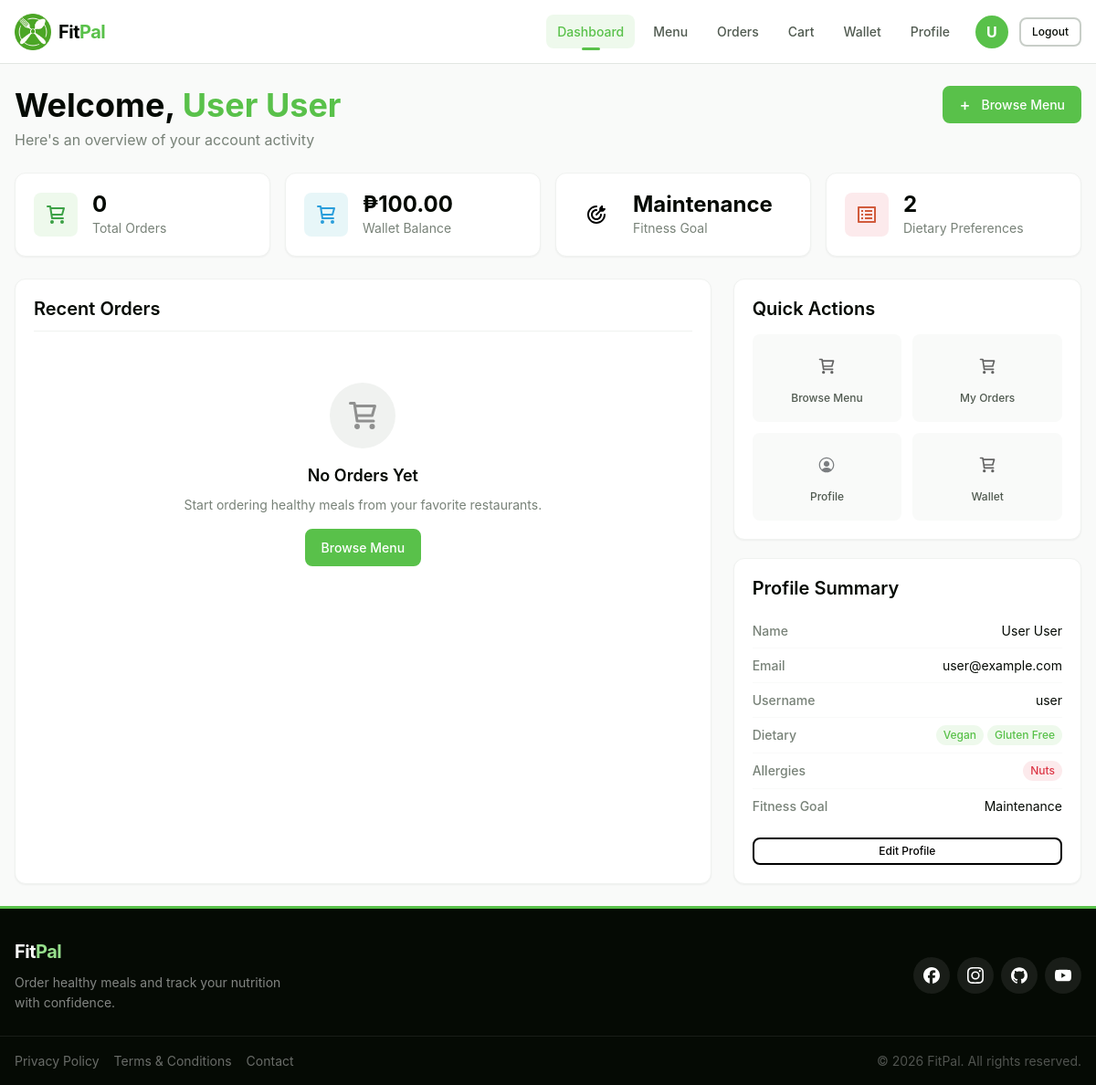
The page /customer/pages/dashboard.php (signed in) on the database its author committed.
### tables this page shows
CREATE TABLE IF NOT EXISTS customer (
    customer_id INT AUTO_INCREMENT PRIMARY KEY,
    customer_address_id INT NULL,
    first_name VARCHAR(50) NOT NULL,
    middle_name VARCHAR(50) NULL,
    last_name VARCHAR(50) NOT NULL,
    birthdate DATE NULL,
    gender VARCHAR(10) NULL CHECK (
        gender IN ('Male', 'Female', 'Other')
    ),
    email VARCHAR(100) NOT NULL UNIQUE,
    contact_number VARCHAR(15) NULL,
    username VARCHAR(30) NULL UNIQUE,
    password VARCHAR(255) NOT NULL,
    date_created TIMESTAMP DEFAULT CURRENT_TIMESTAMP,
    is_active TINYINT(1) DEFAULT 1,
    FOREIGN KEY (customer_address_id) REFERENCES customer_address (customer_address_id) ON DELETE SET NULL,
    INDEX idx_email (email),
    INDEX idx_username (username),
    INDEX idx_contact_number (contact_number)
) COMMENT = 'Customer account information';

CREATE TABLE IF NOT EXISTS customer_profile (
    customer_profile_id INT AUTO_INCREMENT PRIMARY KEY,
    customer_id INT NOT NULL UNIQUE,
    financial_account_id INT NOT NULL UNIQUE,
    profile_picture VARCHAR(255) NULL,
    dietary_preferences TEXT NULL,
    allergies TEXT NULL,
    fitness_goal VARCHAR(30) NULL CHECK (
        fitness_goal IN (
            'weight_loss',
            'muscle_gain',
            'maintenance'
        )
    ),
    height_cm DECIMAL(5, 2) NULL CHECK (
        height_cm IS NULL
        OR height_cm > 0
    ),
    weight_kg DECIMAL(5, 2) NULL CHECK (
        weight_kg IS NULL
        OR weight_kg > 0
    ),
    FOREIGN KEY (customer_id) REFERENCES customer (customer_id) ON DELETE CASCADE,
    FOREIGN KEY (financial_account_id) REFERENCES financial_account (financial_account_id) ON DELETE CASCADE,
    INDEX idx_customer_id (customer_id),
    INDEX idx_financial_account_id (financial_account_id)
) COMMENT = 'Customer profile with dietary and health information';

CREATE TABLE IF NOT EXISTS financial_account (
    financial_account_id INT AUTO_INCREMENT PRIMARY KEY,
    balance DECIMAL(10, 2) NOT NULL DEFAULT 0.00 CHECK (balance >= 0),
    account_type VARCHAR(20) NOT NULL CHECK (
        account_type IN (
            'customer',
            'rider',
            'restaurant'
        )
    ),
    date_created TIMESTAMP DEFAULT CURRENT_TIMESTAMP,
    INDEX idx_account_type (account_type)
) COMMENT = 'Financial accounts for all users';

### customer/pages/dashboard.php (the view, shortened to what the rows shown need)
<?php
require_once __DIR__ . '/../includes/header.php';
$customerId = (int)$_SESSION['customer_id'];
$profileData   = null;
try {
    $stmt = $database_connection->prepare(
        "SELECT
            c.first_name,
            c.last_name,
            c.email,
            c.username,
            c.contact_number,
            cp.dietary_preferences,
            cp.allergies,
            cp.fitness_goal,
            cp.height_cm,
            cp.weight_kg,
            fa.balance
        FROM customer c
        LEFT JOIN customer_profile cp ON c.customer_id = cp.customer_id
        LEFT JOIN financial_account fa ON cp.financial_account_id = fa.financial_account_id
        WHERE c.customer_id = :customer_id
        LIMIT 1"
    );
    $stmt->execute([':customer_id' => $customerId]);
    $profileData = $stmt->fetch(PDO::FETCH_ASSOC);
} catch (PDOException $e) {
    error_log('Dashboard error: ' . $e->getMessage());
}
function formatCurrency(float|string|null $amount): string {
    return '&#8369;' . number_format((float)($amount ?? 0), 2);
}
$dietCount = 0;
if (!empty($profileData['dietary_preferences'])) {
    $diets = explode(',', $profileData['dietary_preferences']);
    $dietCount = count(array_filter($diets, function($d) {
        $trimmed = trim($d);
        return $trimmed !== '' && $trimmed !== 'none';
    }));
}
$allergyCount = 0;
if (!empty($profileData['allergies'])) {
    $allergies = explode(',', $profileData['allergies']);
    $allergyCount = count(array_filter($allergies, function($a) {
        $trimmed = trim($a);
        return $trimmed !== '' && $trimmed !== 'none';
    }));
}
$balanceFloat = (float)($profileData['balance'] ?? 0);
?>
<link rel="stylesheet" href="../assets/css/dashboard.css">
<div class="content dashboard-page">
    <div class="container">
        <div class="stats-grid">
            <div class="stat-card">
                <div class="stat-info">
                    <p class="stat-number"><?php echo formatCurrency($balanceFloat); ?></p>
                    <p class="stat-label">Wallet Balance</p>
                </div>
            </div>
            <div class="stat-card">
                <div class="stat-info">
                    <p class="stat-number"><?php
                        $goal = $profileData['fitness_goal'] ?? '';
                        echo htmlspecialchars(match ($goal) {
                            'weight_loss' => 'Weight Loss',
                            'muscle_gain' => 'Muscle Gain',
                            'maintenance' => 'Maintenance',
                            default       => 'Not Set',
                        }, ENT_QUOTES, 'UTF-8');
                    ?></p>
                    <p class="stat-label">Fitness Goal</p>
                </div>
            </div>
            <div class="stat-card">
                <div class="stat-info">
                    <p class="stat-number"><?php echo $dietCount; ?></p>
                    <p class="stat-label">Dietary Preferences</p>
                </div>
            </div>
        </div>
        <div class="dashboard-grid">
            <div class="dashboard-sidebar">
                <div class="dashboard-card profile-summary">
                    <div class="profile-info">
                        <div class="profile-row">
                            <span class="profile-label">Name</span>
                            <span class="profile-value">
                                <?php
                                $fn = trim(($profileData['first_name'] ?? '') . ' ' . ($profileData['last_name'] ?? ''));
                                echo htmlspecialchars($fn ?: 'Not Set', ENT_QUOTES, 'UTF-8');
                                ?>
                            </span>
                        </div>
                        <div class="profile-row">
                            <span class="profile-label">Email</span>
                            <span class="profile-value">
                                <?php echo htmlspecialchars($profileData['email'] ?? 'Not Set', ENT_QUOTES, 'UTF-8'); ?>
                            </span>
                        </div>
                        <div class="profile-row">
                            <span class="profile-label">Username</span>
                            <span class="profile-value">
                                <?php echo htmlspecialchars($profileData['username'] ?? 'Not Set', ENT_QUOTES, 'UTF-8'); ?>
                            </span>
                        </div>
                        <?php if ($dietCount > 0): ?>
                        <div class="profile-row">
                            <span class="profile-value profile-tags">
                                <?php
                                $dietParts = explode(',', $profileData['dietary_preferences']);
                                foreach ($dietParts as $diet) {
                                    $diet = trim($diet);
                                    if ($diet !== '' && $diet !== 'none') {
                                        echo '<span class="tag">'
                                            . htmlspecialchars(ucwords(str_replace('_', ' ', $diet)), ENT_QUOTES, 'UTF-8')
                                            . '</span>';
                                    }
                                }
                                ?>
                            </span>
                        </div>
                        <?php endif; ?>
                        <?php if ($allergyCount > 0): ?>
                        <div class="profile-row">
                            <span class="profile-value profile-tags">
                                <?php
                                $allergyParts = explode(',', $profileData['allergies']);
                                foreach ($allergyParts as $allergy) {
                                    $allergy = trim($allergy);
                                    if ($allergy !== '' && $allergy !== 'none') {
                                        echo '<span class="tag tag-danger">'
                                            . htmlspecialchars(ucwords(str_replace('_', ' ', $allergy)), ENT_QUOTES, 'UTF-8')
                                            . '</span>';
                                    }
                                }
                                ?>
                            </span>
                        </div>
                        <?php endif; ?>
                        <?php if (!empty($profileData['fitness_goal']) && $profileData['fitness_goal'] !== ''): ?>
                        <div class="profile-row">
                            <span class="profile-label">Fitness Goal</span>
                            <span class="profile-value">
                                <?php
                                $goal = $profileData['fitness_goal'];
                                echo htmlspecialchars(match ($goal) {
                                    'weight_loss' => 'Weight Loss',
                                    'muscle_gain' => 'Muscle Gain',
                                    'maintenance' => 'Maintenance',
                                    default       => ucwords(str_replace('_', ' ', $goal)),
                                }, ENT_QUOTES, 'UTF-8');
                                ?>
                            </span>
                        </div>
                        <?php endif; ?>
                    </div>
                </div>
            </div>
        </div>
    </div>
</div>
<?php require_once __DIR__ . '/../../shared/includes/footer.php'; ?>

### customer/includes/header.php (shortened to what the rows shown need)
<?php
require_once __DIR__ . '/../backend/database/customer-connect.php';
function getCustomerAssetBase(): string {
    $scriptPath = $_SERVER['SCRIPT_NAME'];
    $dirPath    = dirname($scriptPath);
    $segments   = array_filter(explode('/', $dirPath));
    $depth      = count($segments);
    return str_repeat('../', $depth) . 'shared/';
}
$assetBase = getCustomerAssetBase();
$isLoggedIn  = false;
$userName    = '';
$userInitial = '';
if (isset($_SESSION['customer_id']) && !empty($_SESSION['customer_id'])) {
    $isLoggedIn = true;
    try {
        $stmt = $database_connection->prepare(
            "SELECT first_name, last_name FROM customer WHERE customer_id = :id LIMIT 1"
        );
        $stmt->execute([':id' => $_SESSION['customer_id']]);
        $customerData = $stmt->fetch(PDO::FETCH_ASSOC);
        if ($customerData) {
            $userName    = trim($customerData['first_name'] . ' ' . $customerData['last_name']);
            $userInitial = strtoupper(substr($customerData['first_name'], 0, 1));
        }
    } catch (PDOException $e) {
    }
}
$currentPage = basename($_SERVER['PHP_SELF']);
$pageCssMap = [
    'sign-in.php'   => 'sign-in.css',
    'sign-up.php'   => 'sign-up.css',
    'dashboard.php' => 'dashboard.css',
    'menu.php'      => 'menu.css',
    'orders.php'    => 'orders.css',
    'cart.php'      => 'cart.css',
    'checkout.php'  => 'checkout.css',
    'wallet.php'    => 'wallet.css',
    'profile.php'   => 'profile.css',
];
$pageCssFile = $pageCssMap[$currentPage] ?? '';
$pageCssPath = '';
if (!empty($pageCssFile) && file_exists(__DIR__ . '/../assets/css/' . $pageCssFile)) {
    $pageCssPath = '../assets/css/' . $pageCssFile;
}
?>
<!DOCTYPE html>
<html lang="en">
<head>
    <link rel="stylesheet" href="<?php echo $assetBase; ?>assets/css/global.css">
    <link rel="stylesheet" href="<?php echo $assetBase; ?>assets/css/header.css">
    <link rel="stylesheet" href="../assets/css/header.css">
    <?php if (!empty($pageCssPath)): ?>
    <link rel="stylesheet" href="<?php echo $pageCssPath; ?>">
    <?php endif; ?>
</head>
<body>
    <header class="header customer-header" role="banner">
        <div class="header-container">
            <nav class="header-nav" id="mainNav" role="navigation" aria-label="Customer navigation">
                <?php if ($isLoggedIn): ?>
                <div class="nav-actions">
                    <div class="user-profile-circle"
                        title="<?php echo htmlspecialchars($userName, ENT_QUOTES, 'UTF-8'); ?>">
                        <?php if (!empty($userInitial)): ?>
                        <span
                            class="user-initial"><?php echo htmlspecialchars($userInitial, ENT_QUOTES, 'UTF-8'); ?></span>
                        <?php else: ?>
                        <img src="<?php echo $assetBase; ?>assets/images/icons/user-profile-circle.svg" alt="Profile"
                            class="profile-icon">
                        <?php endif; ?>
                    </div>
                </div>
                <?php endif; ?>
            </nav>
        </div>
    </header>
    <main class="main-content" role="main">

### rows shown on the page
customer: first_name "U"
customer_profile: financial_account.balance "₱100.00", fitness_goal "Maintenance", dietary_preferences "2", customer.last_name "User User", customer.email "user@example.com", customer.username "user", dietary_preferences "Vegan", dietary_preferences "Gluten Free", allergies "Nuts"

### other values the page prints
$userName "User User"
$orderCount "0"
